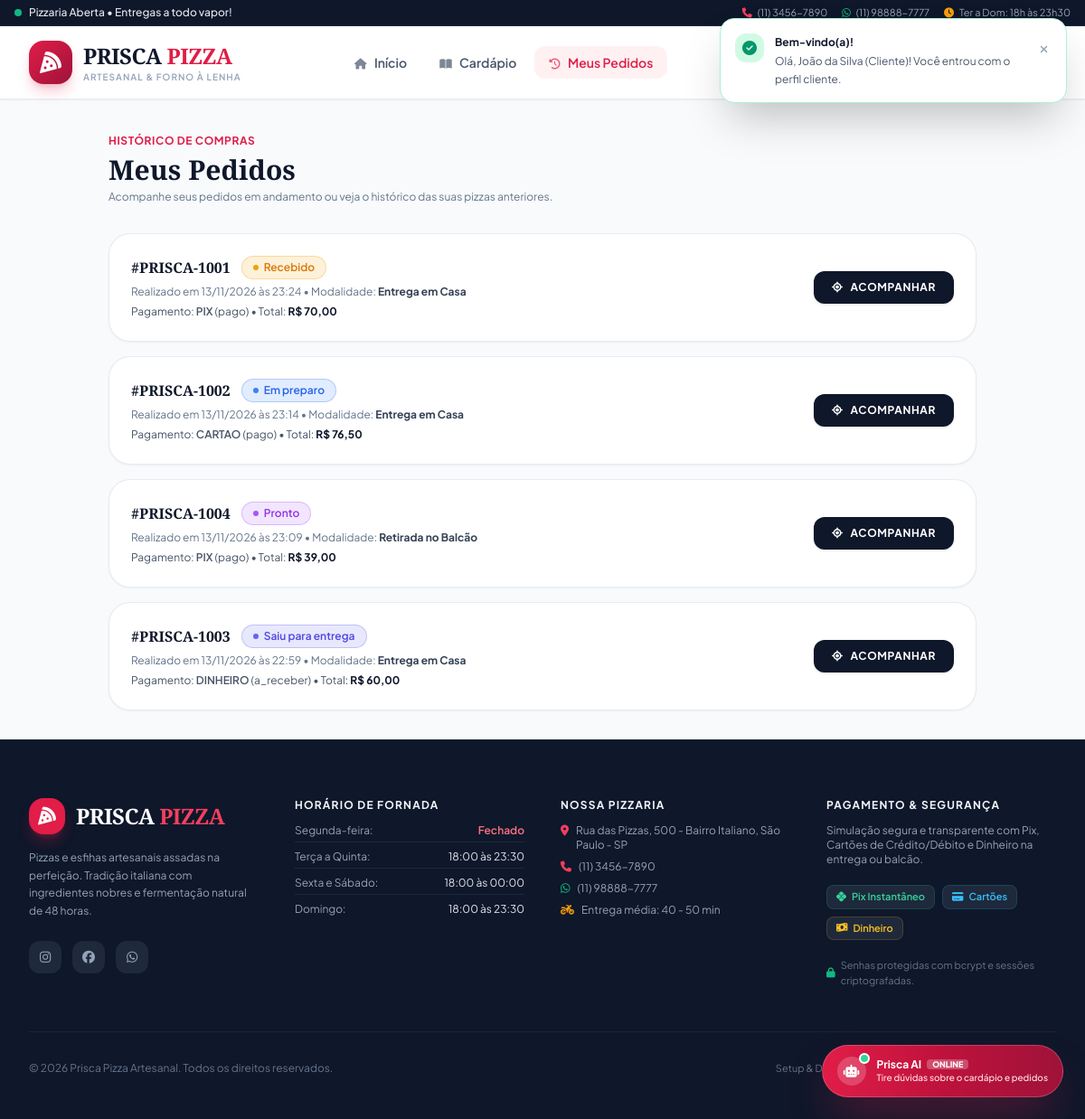
/meus_pedidos.php (signed in), run on the app's committed database.
### tables this page shows
CREATE TABLE `pedidos` (
  `id` INT AUTO_INCREMENT PRIMARY KEY,
  `codigo` VARCHAR(30) NOT NULL UNIQUE,
  `cliente_id` INT NOT NULL,
  `entregador_id` INT NULL,
  `tipo_entrega` ENUM('entrega', 'retirada') NOT NULL DEFAULT 'entrega',
  `endereco_entrega` TEXT NULL,
  `telefone_contato` VARCHAR(25) NULL,
  `subtotal` DECIMAL(10,2) NOT NULL,
  `taxa_entrega` DECIMAL(10,2) NOT NULL DEFAULT 0.00,
  `desconto` DECIMAL(10,2) NOT NULL DEFAULT 0.00,
  `total` DECIMAL(10,2) NOT NULL,
  `forma_pagamento` ENUM('pix', 'cartao', 'dinheiro') NOT NULL,
  `status_pagamento` ENUM('pendente', 'pago', 'recusado', 'a_receber') NOT NULL DEFAULT 'pendente',
  `troco_para` DECIMAL(10,2) NULL,
  `pix_codigo` TEXT NULL,
  `pix_qrcode` TEXT NULL,
  `status` ENUM('Recebido', 'Em preparo', 'Pronto', 'Saiu para entrega', 'Entregue', 'Cancelado') NOT NULL DEFAULT 'Recebido',
  `tempo_estimado_min` INT DEFAULT 45,
  `observacoes` TEXT NULL,
  `motivo_cancelamento` TEXT NULL,
  `criado_em` DATETIME DEFAULT CURRENT_TIMESTAMP,
  `atualizado_em` DATETIME DEFAULT CURRENT_TIMESTAMP ON UPDATE CURRENT_TIMESTAMP,
  FOREIGN KEY (`cliente_id`) REFERENCES `usuarios`(`id`) ON DELETE RESTRICT,
  FOREIGN KEY (`entregador_id`) REFERENCES `usuarios`(`id`) ON DELETE SET NULL,
  INDEX `idx_ped_status` (`status`),
  INDEX `idx_ped_cliente` (`cliente_id`),
  INDEX `idx_ped_entregador` (`entregador_id`),
  INDEX `idx_ped_criado` (`criado_em`)
);

### meus_pedidos.php (the view, shortened to what this page needs)
<?php
require_once __DIR__ . '/includes/functions.php';
$usuario = getLoggedUser();
$pdo = getDbConnection();
$stmt = $pdo->prepare("SELECT * FROM pedidos WHERE cliente_id = :id ORDER BY criado_em DESC");
$stmt->execute([':id' => $usuario['id']]);
$pedidos = $stmt->fetchAll();
include __DIR__ . '/includes/header.php';
include __DIR__ . '/includes/navbar.php';
?>
<main class="max-w-5xl mx-auto px-4 sm:px-6 lg:px-8 py-8 flex-1 w-full">
    <div class="mb-8">
        <span class="text-xs font-bold uppercase tracking-wider text-rose-600">Histórico de Compras</span>
        <h1 class="text-3xl font-extrabold text-slate-900 font-serif mt-1">Meus Pedidos</h1>
        <p class="text-xs text-slate-500 mt-1">Acompanhe seus pedidos em andamento ou veja o histórico das suas pizzas anteriores.</p>
    </div>
    <?php if (empty($pedidos)): ?>
        <div class="text-center py-16 bg-white rounded-3xl border border-slate-200/80 p-8 shadow-sm">
            <div class="w-20 h-20 rounded-3xl bg-slate-100 text-slate-400 text-3xl flex items-center justify-center mx-auto mb-4">
                <i class="fa-solid fa-clock-rotate-left"></i>
            </div>
            <h3 class="text-lg font-bold text-slate-900">Nenhum pedido realizado ainda</h3>
            <p class="text-xs text-slate-500 mt-1 max-w-sm mx-auto">Que tal pedir sua primeira pizza artesanal da Prisca Pizza hoje mesmo?</p>
            <a href="<?= BASE_URL ?>/cardapio.php" class="mt-6 inline-flex items-center gap-2 px-6 py-3 rounded-2xl bg-rose-600 hover:bg-rose-700 text-white font-bold text-xs uppercase tracking-wider shadow-lg shadow-rose-600/30 transition-all">
                <i class="fa-solid fa-pizza-slice"></i> Ver Cardápio
            </a>
        </div>
    <?php else: ?>
        <div class="space-y-4">
            <?php foreach ($pedidos as $ped): ?>
                <div class="bg-white rounded-3xl p-6 shadow-sm border border-slate-200/80 hover:shadow-md transition-shadow flex flex-col sm:flex-row sm:items-center justify-between gap-4">
                    <div class="space-y-1.5">
                        <div class="flex items-center gap-3">
                            <span class="text-base font-extrabold text-slate-900 font-brand"><?= e($ped['codigo']) ?></span>
                            <?= getStatusBadge($ped['status']) ?>
                        </div>
                        <p class="text-xs text-slate-500">
                            Realizado em <?= date('d/m/Y \à\s H:i', strtotime($ped['criado_em'])) ?> •
                            Modalidade: <strong class="text-slate-700"><?= $ped['tipo_entrega'] === 'retirada' ? 'Retirada no Balcão' : 'Entrega em Casa' ?></strong>
                        </p>
                        <p class="text-xs text-slate-600">
                            Pagamento: <span class="uppercase font-semibold"><?= e($ped['forma_pagamento']) ?></span>
                            (<?= e($ped['status_pagamento']) ?>) •
                            Total: <strong class="text-slate-900"><?= formatMoney($ped['total']) ?></strong>
                        </p>
                    </div>
                    <div class="flex items-center gap-2 shrink-0">
                        <a href="<?= BASE_URL ?>/rastreio.php?codigo=<?= urlencode($ped['codigo']) ?>" class="w-full sm:w-auto px-5 py-2.5 rounded-xl bg-slate-900 hover:bg-rose-600 text-white font-bold text-xs uppercase tracking-wider transition-colors shadow text-center flex items-center justify-center gap-2">
                            <i class="fa-solid fa-location-crosshairs text-xs"></i> Acompanhar
                        </a>
                    </div>
                </div>
            <?php endforeach; ?>
        </div>
    <?php endif; ?>
</main>
<?php include __DIR__ . '/includes/footer.php'; ?>

### includes/functions.php (shortened to what this page needs)
<?php
function formatMoney($val) {
    return 'R$ ' . number_format((float)$val, 2, ',', '.');
}
function e($str) {
    return htmlspecialchars((string)$str, ENT_QUOTES, 'UTF-8');
}
function getStatusBadge($status) {
    switch ($status) {
        case STATUS_RECEBIDO:
            return '<span class="inline-flex items-center gap-1.5 px-3 py-1 rounded-full text-xs font-semibold bg-amber-500/15 text-amber-600 border border-amber-500/30">
                        <span class="w-1.5 h-1.5 rounded-full bg-amber-500 animate-pulse"></span> Recebido
                    </span>';
        case STATUS_EM_PREPARO:
            return '<span class="inline-flex items-center gap-1.5 px-3 py-1 rounded-full text-xs font-semibold bg-blue-500/15 text-blue-600 border border-blue-500/30">
                        <span class="w-1.5 h-1.5 rounded-full bg-blue-500 animate-pulse"></span> Em preparo
                    </span>';
        case STATUS_PRONTO:
            return '<span class="inline-flex items-center gap-1.5 px-3 py-1 rounded-full text-xs font-semibold bg-purple-500/15 text-purple-600 border border-purple-500/30">
                        <span class="w-1.5 h-1.5 rounded-full bg-purple-500"></span> Pronto
                    </span>';
        case STATUS_SAIU_ENTREGA:
            return '<span class="inline-flex items-center gap-1.5 px-3 py-1 rounded-full text-xs font-semibold bg-indigo-500/15 text-indigo-600 border border-indigo-500/30">
                        <span class="w-1.5 h-1.5 rounded-full bg-indigo-500 animate-bounce"></span> Saiu para entrega
                    </span>';
    }
}

### data on the page
pedidos: codigo "#PRISCA-1001", status "Recebido" (drawn), criado_em "13/11/2026 às 23:24", tipo_entrega "Entrega em Casa", forma_pagamento "PIX", status_pagamento "pago", total "R$ 70,00"
pedidos: codigo "#PRISCA-1002", status "Em preparo" (drawn), criado_em "13/11/2026 às 23:14", tipo_entrega "Entrega em Casa", forma_pagamento "CARTAO", status_pagamento "pago", total "R$ 76,50"
pedidos: codigo "#PRISCA-1004", status "Pronto" (drawn), criado_em "13/11/2026 às 23:09", tipo_entrega "Retirada no Balcão", forma_pagamento "PIX", status_pagamento "pago", total "R$ 39,00"
pedidos: codigo "#PRISCA-1003", shows "Saiu para entrega", criado_em "13/11/2026 às 22:59", tipo_entrega "Entrega em Casa", forma_pagamento "DINHEIRO", status_pagamento "a_receber", total "R$ 60,00"

### other printed values
$storeStatus['text'] "Pizzaria Aberta • Entregas a todo vapor!"
APP_PHONE "(11) 3456-7890"
APP_WHATSAPP "(11) 98888-7777"
APP_ADDRESS "Rua das Pizzas, 500 - Bairro Italiano, São Paulo - SP"
ESTIMATED_DELIVERY_TIME "40 - 50 min"
